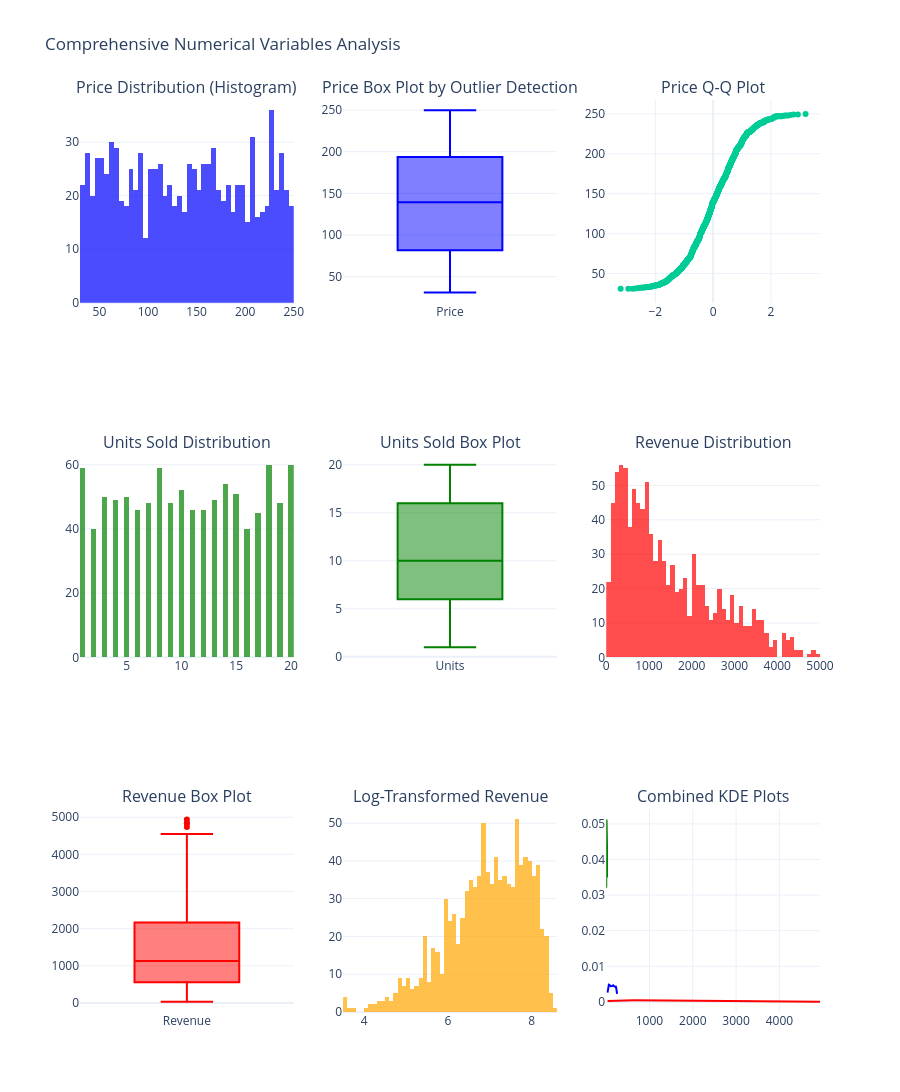

Write notebook code for a chart like this one.
### Code cell
# Numerical columns analysis
numerical_cols = ['Price_$', 'Units_Sold', 'Revenue_USD']

print("\n📈 UNIVARIATE ANALYSIS - NUMERICAL VARIABLES")
print("-"*50)
print(df[numerical_cols].describe())

# Create comprehensive distribution dashboard
fig = make_subplots(
    rows=3, cols=3,
    subplot_titles=[
        'Price Distribution (Histogram)', 'Price Box Plot by Outlier Detection', 'Price Q-Q Plot',
        'Units Sold Distribution', 'Units Sold Box Plot', 'Revenue Distribution',
        'Revenue Box Plot', 'Log-Transformed Revenue', 'Combined KDE Plots'
    ],
    specs=[[{'type': 'histogram'}, {'type': 'box'}, {'type': 'scatter'}],
           [{'type': 'histogram'}, {'type': 'box'}, {'type': 'histogram'}],
           [{'type': 'box'}, {'type': 'histogram'}, {'type': 'scatter'}]]
)

# Price Analysis
fig.add_trace(go.Histogram(x=df['Price_$'], nbinsx=50, name='Price',
                          marker_color='blue', opacity=0.7), row=1, col=1)
fig.add_trace(go.Box(y=df['Price_$'], name='Price', marker_color='blue',
                    boxpoints='outliers'), row=1, col=2)

# Q-Q Plot for Price
qq_data = stats.probplot(df['Price_$'].dropna(), dist="norm")
fig.add_trace(go.Scatter(x=qq_data[0][0], y=qq_data[0][1], mode='markers',
                        name='Q-Q Plot'), row=1, col=3)

# Units Sold Analysis
fig.add_trace(go.Histogram(x=df['Units_Sold'], nbinsx=50, name='Units',
                          marker_color='green', opacity=0.7), row=2, col=1)
fig.add_trace(go.Box(y=df['Units_Sold'], name='Units', marker_color='green',
                    boxpoints='outliers'), row=2, col=2)

# Revenue Analysis
fig.add_trace(go.Histogram(x=df['Revenue_USD'], nbinsx=50, name='Revenue',
                          marker_color='red', opacity=0.7), row=2, col=3)
fig.add_trace(go.Box(y=df['Revenue_USD'], name='Revenue', marker_color='red',
                    boxpoints='outliers'), row=3, col=1)

# Log-transformed Revenue
df['Log_Revenue'] = np.log1p(df['Revenue_USD'])
fig.add_trace(go.Histogram(x=df['Log_Revenue'], nbinsx=50, name='Log Revenue',
                          marker_color='orange', opacity=0.7), row=3, col=2)

# KDE Plots combined
from scipy.stats import gaussian_kde

for col, color in zip(numerical_cols, ['blue', 'green', 'red']):
    data = df[col].dropna()
    if len(data) > 1:
        kde = gaussian_kde(data)
        x_range = np.linspace(data.min(), data.max(), 100)
        fig.add_trace(go.Scatter(x=x_range, y=kde(x_range), mode='lines',
                                name=f'{col} KDE', line=dict(color=color)), row=3, col=3)

fig.update_layout(height=1200, title='Comprehensive Numerical Variables Analysis', showlegend=False)
fig.show()

# Additional statistics
print("\n📊 OUTLIER DETECTION")
print("-"*50)
for col in numerical_cols:
    Q1 = df[col].quantile(0.25)
    Q3 = df[col].quantile(0.75)
    IQR = Q3 - Q1
    outliers = df[(df[col] < Q1 - 1.5*IQR) | (df[col] > Q3 + 1.5*IQR)]
    print(f"{col}: {len(outliers)} outliers ({len(outliers)/len(df)*100:.1f}%)")

### Figure 1 — Plotly figure (JSON) as saved in the notebook; plotly's stock layout.template omitted (floating-point values rounded to 4 significant figures; data arrays with more than 128 entries replaced by an {"elided": "..."} marker saying what was removed)
{"data": [{"marker": {"color": "blue"}, "name": "Price", "nbinsx": 50, "opacity": 0.7, "type": "histogram", "x": {"elided": "1000 float values"}, "xaxis": "x", "yaxis": "y"}, {"boxpoints": "outliers", "marker": {"color": "blue"}, "name": "Price", "type": "box", "xaxis": "x2", "y": {"elided": "1000 float values"}, "yaxis": "y2"}, {"mode": "markers", "name": "Q-Q Plot", "type": "scatter", "x": {"elided": "1000 float values"}, "xaxis": "x3", "y": {"elided": "1000 float values"}, "yaxis": "y3"}, {"marker": {"color": "green"}, "name": "Units", "nbinsx": 50, "opacity": 0.7, "type": "histogram", "x": {"elided": "1000 int values"}, "xaxis": "x4", "yaxis": "y4"}, {"boxpoints": "outliers", "marker": {"color": "green"}, "name": "Units", "type": "box", "xaxis": "x5", "y": {"elided": "1000 int values"}, "yaxis": "y5"}, {"marker": {"color": "red"}, "name": "Revenue", "nbinsx": 50, "opacity": 0.7, "type": "histogram", "x": {"elided": "1000 float values"}, "xaxis": "x6", "yaxis": "y6"}, {"boxpoints": "outliers", "marker": {"color": "red"}, "name": "Revenue", "type": "box", "xaxis": "x7", "y": {"elided": "1000 float values"}, "yaxis": "y7"}, {"marker": {"color": "orange"}, "name": "Log Revenue", "nbinsx": 50, "opacity": 0.7, "type": "histogram", "x": {"elided": "1000 float values"}, "xaxis": "x8", "yaxis": "y8"}, {"line": {"color": "blue"}, "mode": "lines", "name": "Price_$ KDE", "type": "scatter", "x": [31.02, 33.23, 35.44, 37.65, 39.87, 42.08, 44.29, 46.5, 48.71, 50.92, 53.13, 55.34, 57.56, 59.77, 61.98, 64.19, 66.4, 68.61, 70.82, 73.03, 75.25, 77.46, 79.67, 81.88, 84.09, 86.3, 88.51, 90.73, 92.94, 95.15, 97.36, 99.57, 101.8, 104.0, 106.2, 108.4, 110.6, 112.8, 115.0, 117.3, 119.5, 121.7, 123.9, 126.1, 128.3, 130.5, 132.7, 135.0, 137.2, 139.4, 141.6, 143.8, 146.0, 148.2, 150.4, 152.6, 154.9, 157.1, 159.3, 161.5, 163.7, 165.9, 168.1, 170.3, 172.5, 174.8, 177.0, 179.2, 181.4, 183.6, 185.8, 188.0, 190.2, 192.4, 194.7, 196.9, 199.1, 201.3, 203.5, 205.7, 207.9, 210.1, 212.3, 214.6, 216.8, 219.0, 221.2, 223.4, 225.6, 227.8, 230.0, 232.2, 234.5, 236.7, 238.9, 241.1, 243.3, 245.5, 247.7, 249.9], "xaxis": "x9", "y": [0.002599, 0.002879, 0.003153, 0.003416, 0.003664, 0.003893, 0.004099, 0.00428, 0.004434, 0.004562, 0.004662, 0.004737, 0.004788, 0.004818, 0.004828, 0.004823, 0.004804, 0.004776, 0.004741, 0.004702, 0.004662, 0.004623, 0.004587, 0.004555, 0.004528, 0.004506, 0.004489, 0.004477, 0.004468, 0.004462, 0.004458, 0.004454, 0.004449, 0.004443, 0.004434, 0.004423, 0.004409, 0.004394, 0.004377, 0.00436, 0.004344, 0.004331, 0.004322, 0.004318, 0.004321, 0.00433, 0.004347, 0.00437, 0.004399, 0.004433, 0.00447, 0.004508, 0.004546, 0.004582, 0.004614, 0.00464, 0.004658, 0.004669, 0.004671, 0.004663, 0.004647, 0.004623, 0.004591, 0.004553, 0.004511, 0.004467, 0.004422, 0.004378, 0.004336, 0.004298, 0.004266, 0.004239, 0.004219, 0.004206, 0.004199, 0.004198, 0.004203, 0.004213, 0.004227, 0.004244, 0.004263, 0.004282, 0.004299, 0.004313, 0.004321, 0.00432, 0.004307, 0.004279, 0.004234, 0.004167, 0.004078, 0.003964, 0.003825, 0.00366, 0.003471, 0.003259, 0.003029, 0.002785, 0.002531, 0.002273], "yaxis": "y9"}, {"line": {"color": "green"}, "mode": "lines", "name": "Units_Sold KDE", "type": "scatter", "x": [1.0, 1.192, 1.384, 1.576, 1.768, 1.96, 2.152, 2.343, 2.535, 2.727, 2.919, 3.111, 3.303, 3.495, 3.687, 3.879, 4.071, 4.263, 4.455, 4.646, 4.838, 5.03, 5.222, 5.414, 5.606, 5.798, 5.99, 6.182, 6.374, 6.566, 6.758, 6.949, 7.141, 7.333, 7.525, 7.717, 7.909, 8.101, 8.293, 8.485, 8.677, 8.869, 9.061, 9.253, 9.444, 9.636, 9.828, 10.02, 10.21, 10.4, 10.6, 10.79, 10.98, 11.17, 11.36, 11.56, 11.75, 11.94, 12.13, 12.32, 12.52, 12.71, 12.9, 13.09, 13.28, 13.47, 13.67, 13.86, 14.05, 14.24, 14.43, 14.63, 14.82, 15.01, 15.2, 15.39, 15.59, 15.78, 15.97, 16.16, 16.35, 16.55, 16.74, 16.93, 17.12, 17.31, 17.51, 17.7, 17.89, 18.08, 18.27, 18.46, 18.66, 18.85, 19.04, 19.23, 19.42, 19.62, 19.81, 20.0], "xaxis": "x9", "y": [0.03205, 0.03428, 0.03634, 0.03821, 0.03989, 0.04137, 0.04266, 0.04377, 0.04471, 0.0455, 0.04616, 0.0467, 0.04714, 0.0475, 0.04779, 0.04802, 0.0482, 0.04835, 0.04846, 0.04854, 0.04862, 0.04869, 0.04876, 0.04884, 0.04894, 0.04907, 0.04921, 0.04938, 0.04958, 0.04979, 0.05002, 0.05025, 0.05048, 0.0507, 0.05089, 0.05104, 0.05116, 0.05123, 0.05125, 0.05122, 0.05114, 0.05102, 0.05085, 0.05065, 0.05042, 0.05018, 0.04992, 0.04966, 0.0494, 0.04916, 0.04894, 0.04875, 0.04859, 0.04847, 0.04839, 0.04836, 0.04836, 0.04841, 0.04849, 0.04861, 0.04874, 0.04889, 0.04903, 0.04917, 0.04928, 0.04936, 0.0494, 0.04939, 0.04934, 0.04924, 0.04909, 0.04891, 0.04871, 0.04849, 0.04828, 0.0481, 0.04795, 0.04785, 0.04781, 0.04784, 0.04794, 0.04809, 0.04829, 0.04853, 0.04877, 0.049, 0.04919, 0.04929, 0.04928, 0.04913, 0.0488, 0.04826, 0.04749, 0.04647, 0.04518, 0.04363, 0.04181, 0.03973, 0.03743, 0.03492], "yaxis": "y9"}, {"line": {"color": "red"}, "mode": "lines", "name": "Revenue_USD KDE", "type": "scatter", "x": [32.38, 81.94, 131.5, 181.0, 230.6, 280.2, 329.7, 379.3, 428.8, 478.4, 527.9, 577.5, 627.0, 676.6, 726.2, 775.7, 825.3, 874.8, 924.4, 973.9, 1023.0, 1073.0, 1123.0, 1172.0, 1222.0, 1271.0, 1321.0, 1370.0, 1420.0, 1469.0, 1519.0, 1569.0, 1618.0, 1668.0, 1717.0, 1767.0, 1816.0, 1866.0, 1915.0, 1965.0, 2015.0, 2064.0, 2114.0, 2163.0, 2213.0, 2262.0, 2312.0, 2362.0, 2411.0, 2461.0, 2510.0, 2560.0, 2609.0, 2659.0, 2708.0, 2758.0, 2808.0, 2857.0, 2907.0, 2956.0, 3006.0, 3055.0, 3105.0, 3154.0, 3204.0, 3254.0, 3303.0, 3353.0, 3402.0, 3452.0, 3501.0, 3551.0, 3600.0, 3650.0, 3700.0, 3749.0, 3799.0, 3848.0, 3898.0, 3947.0, 3997.0, 4046.0, 4096.0, 4146.0, 4195.0, 4245.0, 4294.0, 4344.0, 4393.0, 4443.0, 4492.0, 4542.0, 4592.0, 4641.0, 4691.0, 4740.0, 4790.0, 4839.0, 4889.0, 4938.0], "xaxis": "x9", "y": [0.0002329, 0.000268, 0.0003024, 0.000335, 0.0003647, 0.0003907, 0.0004126, 0.00043, 0.0004431, 0.0004519, 0.0004569, 0.0004586, 0.0004573, 0.0004535, 0.0004475, 0.0004397, 0.0004303, 0.0004195, 0.0004076, 0.0003947, 0.0003811, 0.000367, 0.0003527, 0.0003384, 0.0003243, 0.0003106, 0.0002974, 0.0002849, 0.0002732, 0.0002624, 0.0002525, 0.0002437, 0.0002358, 0.0002289, 0.0002231, 0.000218, 0.0002138, 0.0002101, 0.0002069, 0.0002038, 0.0002007, 0.0001974, 0.0001938, 0.0001899, 0.0001857, 0.0001812, 0.0001767, 0.0001721, 0.0001678, 0.0001637, 0.0001599, 0.0001565, 0.0001534, 0.0001506, 0.0001479, 0.0001454, 0.0001429, 0.0001403, 0.0001377, 0.000135, 0.0001323, 0.0001295, 0.0001266, 0.0001237, 0.0001207, 0.0001175, 0.0001143, 0.0001108, 0.000107, 0.0001029, 9.845e-05, 9.365e-05, 8.855e-05, 8.324e-05, 7.785e-05, 7.253e-05, 6.744e-05, 6.271e-05, 5.846e-05, 5.475e-05, 5.156e-05, 4.886e-05, 4.654e-05, 4.446e-05, 4.248e-05, 4.048e-05, 3.835e-05, 3.604e-05, 3.352e-05, 3.084e-05, 2.804e-05, 2.522e-05, 2.245e-05, 1.981e-05, 1.735e-05, 1.51e-05, 1.308e-05, 1.127e-05, 9.651e-06, 8.207e-06], "yaxis": "y9"}], "layout": {"annotations": [{"font": {"size": 16}, "showarrow": false, "text": "Price Distribution (Histogram)", "x": 0.1444, "xanchor": "center", "xref": "paper", "y": 1, "yanchor": "bottom", "yref": "paper"}, {"font": {"size": 16}, "showarrow": false, "text": "Price Box Plot by Outlier Detection", "x": 0.5, "xanchor": "center", "xref": "paper", "y": 1, "yanchor": "bottom", "yref": "paper"}, {"font": {"size": 16}, "showarrow": false, "text": "Price Q-Q Plot", "x": 0.8556, "xanchor": "center", "xref": "paper", "y": 1, "yanchor": "bottom", "yref": "paper"}, {"font": {"size": 16}, "showarrow": false, "text": "Units Sold Distribution", "x": 0.1444, "xanchor": "center", "xref": "paper", "y": 0.6111, "yanchor": "bottom", "yref": "paper"}, {"font": {"size": 16}, "showarrow": false, "text": "Units Sold Box Plot", "x": 0.5, "xanchor": "center", "xref": "paper", "y": 0.6111, "yanchor": "bottom", "yref": "paper"}, {"font": {"size": 16}, "showarrow": false, "text": "Revenue Distribution", "x": 0.8556, "xanchor": "center", "xref": "paper", "y": 0.6111, "yanchor": "bottom", "yref": "paper"}, {"font": {"size": 16}, "showarrow": false, "text": "Revenue Box Plot", "x": 0.1444, "xanchor": "center", "xref": "paper", "y": 0.2222, "yanchor": "bottom", "yref": "paper"}, {"font": {"size": 16}, "showarrow": false, "text": "Log-Transformed Revenue", "x": 0.5, "xanchor": "center", "xref": "paper", "y": 0.2222, "yanchor": "bottom", "yref": "paper"}, {"font": {"size": 16}, "showarrow": false, "text": "Combined KDE Plots", "x": 0.8556, "xanchor": "center", "xref": "paper", "y": 0.2222, "yanchor": "bottom", "yref": "paper"}], "height": 1200, "showlegend": false, "title": {"text": "Comprehensive Numerical Variables Analysis"}, "xaxis": {"anchor": "y", "domain": [0, 0.2889]}, "xaxis2": {"anchor": "y2", "domain": [0.3556, 0.6444]}, "xaxis3": {"anchor": "y3", "domain": [0.7111, 1]}, "xaxis4": {"anchor": "y4", "domain": [0, 0.2889]}, "xaxis5": {"anchor": "y5", "domain": [0.3556, 0.6444]}, "xaxis6": {"anchor": "y6", "domain": [0.7111, 1]}, "xaxis7": {"anchor": "y7", "domain": [0, 0.2889]}, "xaxis8": {"anchor": "y8", "domain": [0.3556, 0.6444]}, "xaxis9": {"anchor": "y9", "domain": [0.7111, 1]}, "yaxis": {"anchor": "x", "domain": [0.7778, 1]}, "yaxis2": {"anchor": "x2", "domain": [0.7778, 1]}, "yaxis3": {"anchor": "x3", "domain": [0.7778, 1]}, "yaxis4": {"anchor": "x4", "domain": [0.3889, 0.6111]}, "yaxis5": {"anchor": "x5", "domain": [0.3889, 0.6111]}, "yaxis6": {"anchor": "x6", "domain": [0.3889, 0.6111]}, "yaxis7": {"anchor": "x7", "domain": [0, 0.2222]}, "yaxis8": {"anchor": "x8", "domain": [0, 0.2222]}, "yaxis9": {"anchor": "x9", "domain": [0, 0.2222]}}}
